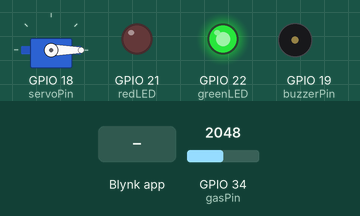
Simulated run of this sketch. Board: ESP32. On the bench: servo, output pins drawn as LEDs (lit = HIGH), buzzer (waves = sounding, pin HIGH). The inputs (shaded band) are chosen by the test bench; at power-on: GPIO 34 (gasPin) = 2048. WiFi joins after 1.5 s; servers stay silent unless stated; what the sketch prints to the serial monitor is not drawn.

Above: at 3.0 s.
3.1 s: Blynk app writes 1 to V2
4.6 s: Blynk app writes 1 to V3
6.1 s: Blynk app writes 0 to V3
7.6 s: Blynk app writes 200 to V3
At 8.2 s:
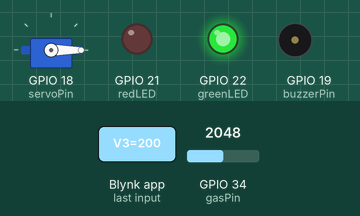
20.6 s: Blynk app writes 200 to V2
At 21.1 s:
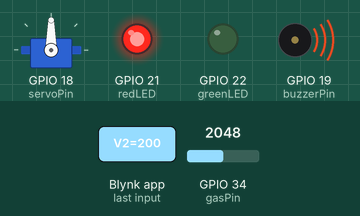
Timing chart, 0 to 23.3 s (numbered marks = the images above; inputs shaded):
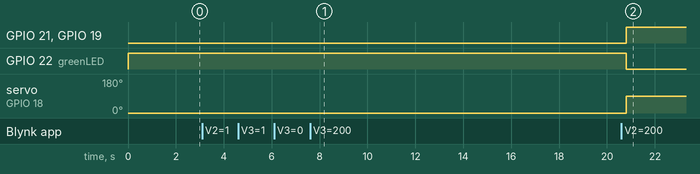

Measured:
- after the input at 3.1 s, every drawn part: stays the same
- after the input at 4.6 s, every drawn part: stays the same
- after the input at 6.1 s, every drawn part: stays the same
- after the input at 7.6 s, GPIO 21 (redLED), GPIO 19 (buzzerPin): stays LOW (without the input it goes to HIGH after 12.7 s); GPIO 22 (greenLED): stays HIGH (without the input it goes to LOW after 12.7 s); servo on GPIO 18 (servoPin): stays 0° (without the input it goes to 90° after 12.7 s)
- after the input at 20.6 s, GPIO 21 (redLED), GPIO 19 (buzzerPin): LOW → HIGH after 0.20 s; GPIO 22 (greenLED): HIGH → LOW after 0.20 s; servo on GPIO 18 (servoPin): 0° → 90° after 0.21 s

The sketch:

code.ino
```cpp
#define BLYNK_TEMPLATE_ID   "TMPL37_Ja6CQd"      // from Blynk console
#define BLYNK_TEMPLATE_NAME "Automatic Gas Alert System"
#define BLYNK_AUTH_TOKEN    "INDqyYvkw4BQPuB31u9xHYmHDyx42QXF"        // from Blynk console

#define BLYNK_PRINT Serial

#include <WiFi.h>
#include <BlynkSimpleEsp32.h>
#include <ESP32Servo.h>

// ---------- WiFi credentials ----------
char ssid[] = "Dooms";
char pass[] = "123456789i";
char auth[] = BLYNK_AUTH_TOKEN;

// ---------- Pin definitions ----------
const int gasPin    = 34;   // MQ-2 AOUT -> ADC1 pin (input-only, safe with WiFi)
const int servoPin  = 18;   // SG90 signal
const int buzzerPin = 19;
const int redLED    = 21;
const int greenLED  = 22;

// ---------- Thresholds & timing ----------
const int GAS_THRESHOLD          = 1800;   // 12-bit ADC (0-4095) — CALIBRATE for your unit
const unsigned long ALERT_COOLDOWN = 60000; // 1 min between repeat push notifications
const unsigned long READ_INTERVAL  = 500;   // gas check interval (ms)
const unsigned long WARMUP_TIME    = 20000; // MQ-2 heater warm-up before trusting readings

// ---------- State ----------
Servo doorServo;
BlynkTimer timer;

bool doorOpen        = false;
bool manualOverride  = false;
bool wasAlerted       = false;
bool sensorReady      = false;
unsigned long lastAlertTime = 0;
unsigned long startTime      = 0;

// ---------- Function: open the emergency door ----------
void openDoor() {
  doorServo.write(90);
  doorOpen = true;
}

// ---------- Function: close the emergency door ----------
void closeDoor() {
  doorServo.write(0);
  doorOpen = false;
}

// ---------- Main gas-check routine (called on timer) ----------
void checkGas() {

  // Wait for MQ-2 warm-up before acting on readings
  if (!sensorReady) {
    if (millis() - startTime >= WARMUP_TIME) {
      sensorReady = true;
      Serial.println("MQ-2 warm-up complete. Monitoring started.");
    } else {
      Serial.println("Warming up MQ-2 sensor...");
      return;
    }
  }

  int gasValue = analogRead(gasPin);
  Serial.print("Gas Level: ");
  Serial.println(gasValue);

  // Push live reading to Blynk gauge
  Blynk.virtualWrite(V0, gasValue);

  if (gasValue > GAS_THRESHOLD && !manualOverride) {
    // --- ALARM STATE ---
    digitalWrite(redLED, HIGH);
    digitalWrite(greenLED, LOW);
    digitalWrite(buzzerPin, HIGH);
    Blynk.virtualWrite(V1, 255);  // alarm LED widget ON

    if (!doorOpen) {
      openDoor();
    }

    // Send push notification (rate-limited)
    if (!wasAlerted || (millis() - lastAlertTime > ALERT_COOLDOWN)) {
      String msg = "Gas leak detected! Level: " + String(gasValue) +
                   " — Emergency door opened automatically.";
      Blynk.logEvent("gas_alert", msg);
      lastAlertTime = millis();
      wasAlerted = true;
    }

  } else if (!manualOverride) {
    // --- SAFE STATE ---
    digitalWrite(redLED, LOW);
    digitalWrite(greenLED, HIGH);
    digitalWrite(buzzerPin, LOW);
    Blynk.virtualWrite(V1, 0);

    // Notify once when gas clears (door still stays open for manual reset — safety first)
    if (wasAlerted) {
      Blynk.logEvent("gas_cleared", "Gas levels back to normal. Door remains open pending manual reset.");
      wasAlerted = false;
    }
  }
}

// ---------- Blynk: manual reset button (V2) ----------
BLYNK_WRITE(V2) {
  int pressed = param.asInt();
  if (pressed) {
    closeDoor();
    manualOverride = false;
    digitalWrite(buzzerPin, LOW);
    digitalWrite(redLED, LOW);
    digitalWrite(greenLED, HIGH);
    Blynk.virtualWrite(V1, 0);
    Serial.println("Manual reset triggered — door closed.");
  }
}

// ---------- Blynk: manual override toggle (V3) - optional, silences auto-trigger ----------
BLYNK_WRITE(V3) {
  manualOverride = param.asInt();
  Serial.print("Manual override: ");
  Serial.println(manualOverride ? "ON" : "OFF");
}

// ---------- Sync app state on connect ----------
BLYNK_CONNECTED() {
  Blynk.syncVirtual(V2, V3);
}

void setup() {
  Serial.begin(115200);

  pinMode(buzzerPin, OUTPUT);
  pinMode(redLED, OUTPUT);
  pinMode(greenLED, OUTPUT);

  digitalWrite(buzzerPin, LOW);
  digitalWrite(redLED, LOW);
  digitalWrite(greenLED, HIGH);  // safe by default

  doorServo.attach(servoPin);
  doorServo.write(0);            // door closed at startup

  startTime = millis();

  Blynk.begin(auth, ssid, pass);
  timer.setInterval(READ_INTERVAL, checkGas);

  Serial.println("System initialized. Warming up gas sensor...");
}

void loop() {
  Blynk.run();
  timer.run();
}
```
